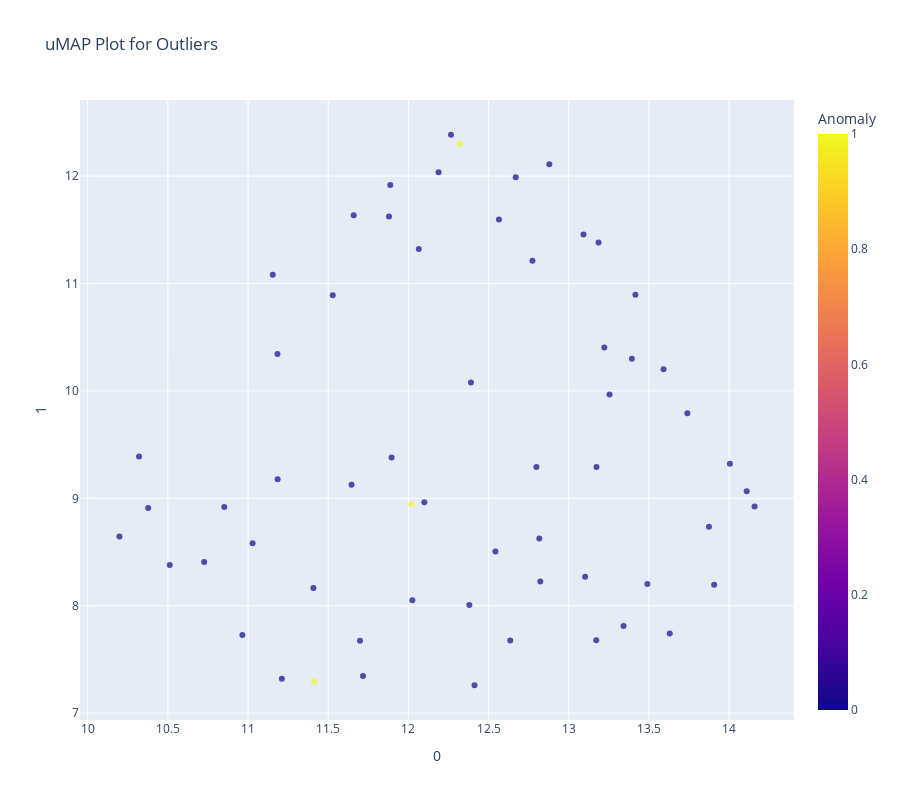

Notebook code cell kept with this figure:
### Code cell
plot_model(one_class_svm_model,plot='umap') 
# two plot options are: 'umap', 'tsne'

### Figure 1 — Plotly figure (JSON) as saved in the notebook; plotly's stock layout.template omitted (floating-point values rounded to 4 significant figures)
{"data": [{"customdata": [[null], [null], [null], [null], [null], [null], [null], [null], [null], [null], [null], [null], [null], [null], [null], [null], [null], [null], [null], [null], [null], [null], [null], [null], [null], [null], [null], [null], [null], [null], [null], [null], [null], [null], [null], [null], [null], [null], [null], [null], [0.9997], [1.021], [0.989], [0.9869], [1.007], [1.01], [1.004], [1.012], [1.014], [1.014], [0.9984], [1.008], [1.011], [0.9931], [1.018], [0.9961], [1.004], [1.013], [1.0], [1.011]], "hovertemplate": "0=%{x}<br>1=%{y}<br>Feature=%{customdata[0]}<br>Anomaly=%{marker.color}<extra></extra>", "legendgroup": "", "marker": {"color": [0, 0, 0, 1, 0, 0, 0, 0, 0, 0, 0, 0, 0, 0, 0, 0, 0, 0, 0, 0, 0, 0, 0, 0, 0, 0, 0, 0, 0, 0, 0, 1, 0, 0, 0, 0, 0, 0, 0, 0, 0, 0, 0, 0, 0, 0, 0, 0, 0, 0, 0, 0, 0, 0, 0, 1, 0, 0, 0, 0], "coloraxis": "coloraxis", "opacity": 0.7, "symbol": "circle"}, "mode": "markers", "name": "", "orientation": "v", "showlegend": false, "type": "scatter", "x": [11.88, 13.49, 12.88, 12.32, 13.17, 13.42, 13.09, 12.77, 13.17, 13.91, 11.53, 10.2, 12.64, 11.15, 13.63, 12.67, 13.25, 13.34, 11.18, 11.7, 13.74, 11.89, 13.59, 12.82, 11.03, 12.02, 13.39, 12.56, 13.19, 11.66, 10.96, 11.41, 10.32, 10.38, 10.85, 12.41, 10.73, 11.41, 12.82, 13.1, 14.01, 12.8, 12.19, 14.11, 12.27, 13.22, 13.87, 12.06, 14.16, 12.54, 12.1, 12.39, 11.9, 11.65, 11.18, 12.02, 12.38, 11.72, 11.21, 10.51], "xaxis": "x", "y": [11.62, 8.202, 12.11, 12.3, 9.292, 10.9, 11.46, 11.21, 7.68, 8.196, 10.89, 8.644, 7.676, 11.08, 7.742, 11.99, 9.968, 7.812, 10.34, 7.674, 9.791, 11.92, 10.2, 8.225, 8.581, 8.05, 10.3, 11.6, 11.38, 11.64, 7.726, 7.292, 9.389, 8.91, 8.92, 7.26, 8.407, 8.166, 8.626, 8.27, 9.323, 9.291, 12.04, 9.066, 12.39, 10.4, 8.734, 11.32, 8.923, 8.504, 8.963, 10.08, 9.379, 9.125, 9.178, 8.946, 8.006, 7.345, 7.319, 8.38], "yaxis": "y"}], "layout": {"coloraxis": {"colorbar": {"title": {"text": "Anomaly"}}, "colorscale": [[0, "#0d0887"], [0.1111, "#46039f"], [0.2222, "#7201a8"], [0.3333, "#9c179e"], [0.4444, "#bd3786"], [0.5556, "#d8576b"], [0.6667, "#ed7953"], [0.7778, "#fb9f3a"], [0.8889, "#fdca26"], [1, "#f0f921"]]}, "height": 800, "legend": {"tracegroupgap": 0}, "title": {"text": "uMAP Plot for Outliers"}, "width": 900, "xaxis": {"anchor": "y", "domain": [0, 1], "title": {"text": "0"}}, "yaxis": {"anchor": "x", "domain": [0, 1], "title": {"text": "1"}}}}
